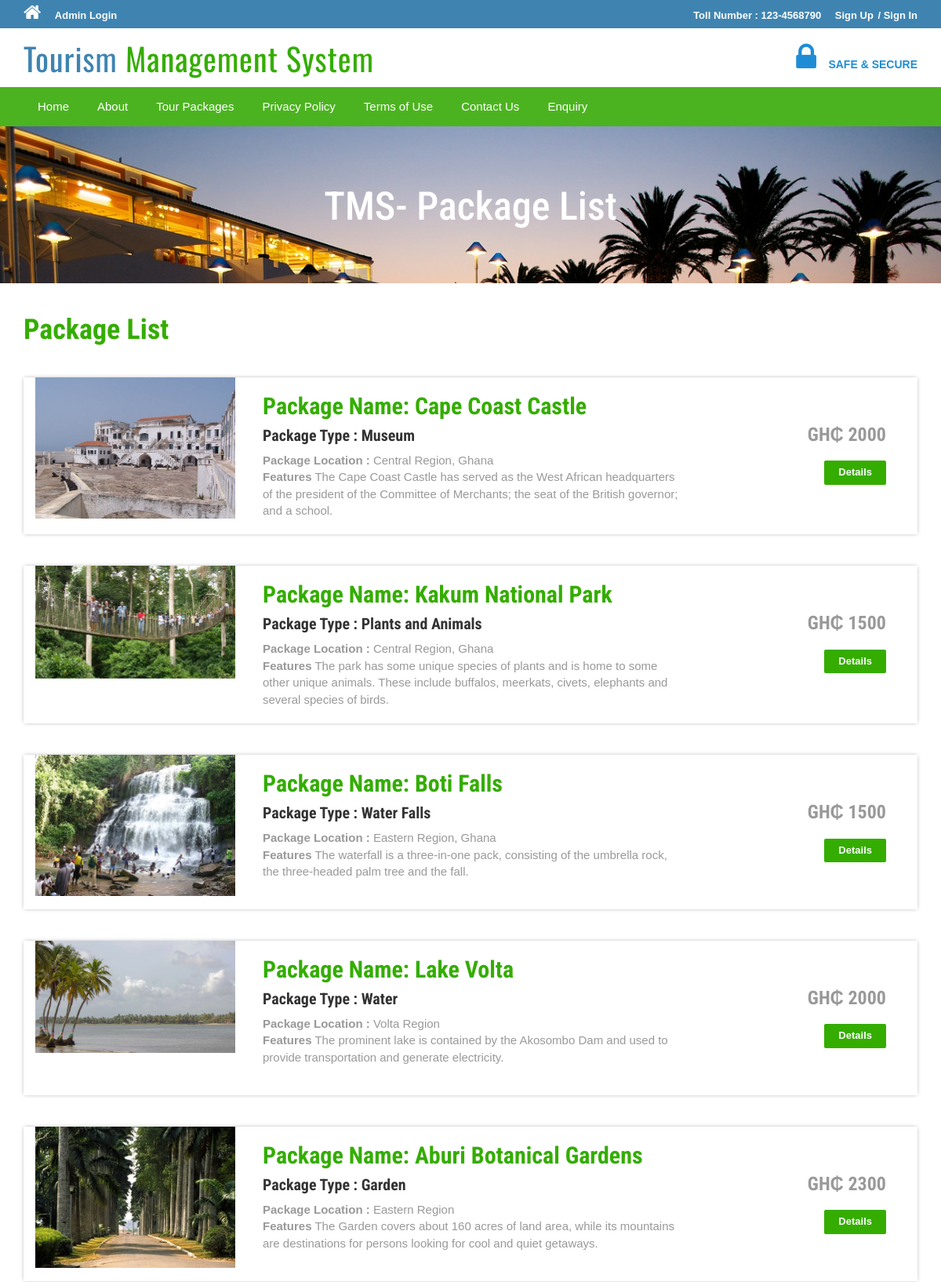
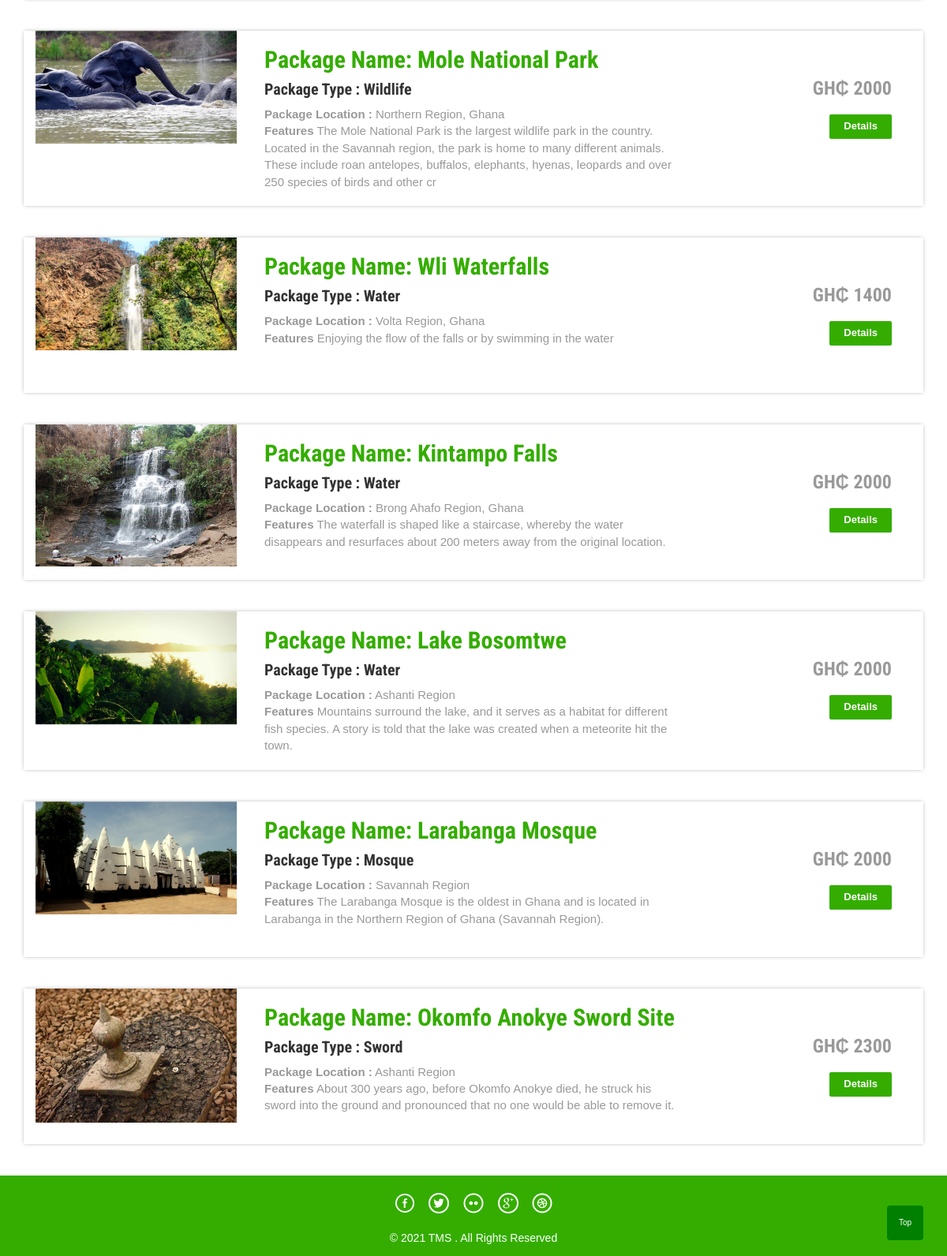
The app's page /package-list.php with its own data (2 pictures, top to bottom).
### tables this page shows
CREATE TABLE `tbltourpackages` (
  `PackageId` int(11) NOT NULL,
  `PackageName` varchar(200) DEFAULT NULL,
  `PackageType` varchar(150) DEFAULT NULL,
  `PackageLocation` varchar(100) DEFAULT NULL,
  `PackagePrice` int(11) DEFAULT NULL,
  `PackageFetures` varchar(255) DEFAULT NULL,
  `PackageDetails` mediumtext DEFAULT NULL,
  `PackageImage` varchar(100) DEFAULT NULL,
  `Creationdate` timestamp NULL DEFAULT current_timestamp(),
  `UpdationDate` timestamp NULL DEFAULT NULL ON UPDATE current_timestamp()
);

### package-list.php (the view, shortened to what this page needs)
<?php
include('includes/config.php');
?>
<!DOCTYPE HTML>
<html>
<head>
<link href="css/bootstrap.css" rel='stylesheet' type='text/css' />
<link href="css/style.css" rel='stylesheet' type='text/css' />
<link href="css/font-awesome.css" rel="stylesheet">
<link href="css/animate.css" rel="stylesheet" type="text/css" media="all">
</head>
<body>
<?php include('includes/header.php');?>
<div class="banner-3">
	<div class="container">
		<h1 class="wow zoomIn animated animated" data-wow-delay=".5s" style="visibility: visible; animation-delay: 0.5s; animation-name: zoomIn;"> TMS- Package List</h1>
	</div>
</div>
<div class="rooms">
	<div class="container">
		<div class="room-bottom">
			<h3>Package List</h3>
			<button onclick="topFunction()" id="myBtn" title="Go to top">Top</button>
<?php $sql = "SELECT * from tbltourpackages";
$query = $dbh->prepare($sql);
$query->execute();
$results=$query->fetchAll(PDO::FETCH_OBJ);
if($query->rowCount() > 0)
{
foreach($results as $result)
{?>
		   <div class="rom-btm">
				<div class="col-md-3 room-left wow fadeInLeft animated" data-wow-delay=".5s">
					<img src="admin/pacakgeimages/<?php echo htmlentities($result->PackageImage);?>" class="img-responsive" alt="">
				</div>
				<div class="col-md-6 room-midle wow fadeInUp animated" data-wow-delay=".5s">
					<h4>Package Name: <?php echo htmlentities($result->PackageName);?></h4>
					<h6>Package Type : <?php echo htmlentities($result->PackageType);?></h6>
					<p><b>Package Location :</b> <?php echo htmlentities($result->PackageLocation);?></p>
					<p><b>Features</b> <?php echo htmlentities($result->PackageFetures);?></p>
				</div>
				<div class="col-md-3 room-right wow fadeInRight animated" data-wow-delay=".5s">
					<h5>GH₵ <?php echo htmlentities($result->PackagePrice);?></h5>
					<a href="package-details.php?pkgid=<?php echo htmlentities($result->PackageId);?>" class="view">Details</a>
				</div>
				<div class="clearfix"></div>
			</div>
<?php }} ?>
		</div>
	</div>
</div>
<?php include('includes/footer.php');?>
</body>
</html>

### includes/header.php (shortened to what this page needs)
<?php if($_SESSION['login'])
{?>
<div class="top-header">
	<div class="container">
		<ul class="tp-hd-lft wow fadeInLeft animated" data-wow-delay=".5s">
			<li class="hm"><a href="index.html"><i class="fa fa-home"></i></a></li>
			<li class="prnt"><a href="profile.php">My Profile</a></li>
				<li class="prnt"><a href="change-password.php">Change Password</a></li>
			<li class="prnt"><a href="tour-history.php">My Tour History</a></li>
			<li class="prnt"><a href="issuetickets.php">Issue Tickets</a></li>
		</ul>
		<ul class="tp-hd-rgt wow fadeInRight animated" data-wow-delay=".5s">
			<li class="tol">Welcome :</li>
			<li class="sig"><?php echo htmlentities($_SESSION['login']);?></li>
			<li class="sigi"><a href="logout.php" >/ Logout</a></li>
        </ul>
		<div class="clearfix"></div>
	</div>
</div><?php } else {?>
<div class="top-header">
	<div class="container">
		<ul class="tp-hd-lft wow fadeInLeft animated" data-wow-delay=".5s">
			<li class="hm"><a href="index.php"><i class="fa fa-home"></i></a></li>
				<li class="hm"><a href="admin/index.php">Admin Login</a></li>
		</ul>
		<ul class="tp-hd-rgt wow fadeInRight animated" data-wow-delay=".5s">
			<li class="tol">Toll Number : 123-4568790</li>
			<li class="sig"><a href="#" data-toggle="modal" data-target="#myModal" >Sign Up</a></li>
			<li class="sigi"><a href="#" data-toggle="modal" data-target="#myModal4" >/ Sign In</a></li>
        </ul>
		<div class="clearfix"></div>
	</div>
</div>
<?php }?>
<div class="header">
	<div class="container">
		<div class="logo wow fadeInDown animated" data-wow-delay=".5s">
			<a href="index.php">Tourism <span>Management System</span></a>
		</div>
		<div class="lock fadeInDown animated" data-wow-delay=".5s">
			<li><i class="fa fa-lock"></i></li>
            <li><div class="securetxt">SAFE &amp; SECURE </div></li>
		</div>
		<div class="clearfix"></div>
	</div>
</div>
<div class="footer-btm wow fadeInLeft animated" data-wow-delay=".5s">
	<div class="container">
	<div class="navigation">
			<nav class="navbar navbar-default">
				<div class="collapse navbar-collapse nav-wil" id="bs-example-navbar-collapse-1">
					<nav class="cl-effect-1">
						<ul class="nav navbar-nav">
							<li><a href="index.php">Home</a></li>
							<li><a href="page.php?type=aboutus">About</a></li>
								<li><a href="package-list.php">Tour Packages</a></li>
								<li><a href="page.php?type=privacy">Privacy Policy</a></li>
								<li><a href="page.php?type=terms">Terms of Use</a></li>
								<li><a href="page.php?type=contact">Contact Us</a></li>
								<?php if($_SESSION['login'])
{?>
								<li>Need Help?<a href="#" data-toggle="modal" data-target="#myModal3"> / Write Us </a>  </li>
								<?php } else { ?>
								<li><a href="enquiry.php"> Enquiry </a>  </li>
								<?php } ?>
								<div class="clearfix"></div>
						</ul>
					</nav>
				</div>
			</nav>
		</div>
	</div>
</div>

### includes/footer.php
<div class="copy-right">
	<div class="container">
		<div class="footer-social-icons wow fadeInDown animated animated" data-wow-delay=".5s" style="visibility: visible; animation-delay: 0.5s; animation-name: fadeInDown;">
			<ul>
				<li><a class="facebook" href="#!"><span>Facebook</span></a></li>
				<li><a class="twitter" href="#!"><span>Twitter</span></a></li>
				<li><a class="flickr" href="#!"><span>Flickr</span></a></li>
				<li><a class="googleplus" href="#!"><span>Google+</span></a></li>
				<li><a class="dribbble" href="#!"><span>Dribbble</span></a></li>
			</ul>
		</div>
		<p class="wow zoomIn animated animated" data-wow-delay=".5s" style="visibility: visible; animation-delay: 0.5s; animation-name: zoomIn;">© 2021 TMS . All Rights Reserved </p>
	</div>
</div>

### css/style.css (style rules this page uses)
html, body { font-size: 100%; background: #fff; font-family: 'Open Sans', sans-serif; }
body a,.grid_1,plan_1,plan_1.one,plan_1.two,i.icon1, i.icon2, i.icon3, i.icon4, i.icon5, i.icon6 { transition:0.5s all; -webkit-transition:0.5s all; -moz-transition:0.5s all; -o-transition:0.5s all; -ms-transition:0.5s all; }
h1,h2,h3,h4,h5,h6 { margin:0; font-family: 'Roboto Condensed', sans-serif; }
p { margin:0; }
ul { margin:0; padding:0; }
.logo a { color: #3F84B1; letter-spacing: 1px; font-size: 2em; font-weight: 400; display: block; text-decoration: none; font-family: 'Oswald', sans-serif; }
.logo span { color:#34ad00; }
i.fa.fa-home { font-size: 24px; }
.top-header { background-color: #3F84B1; border-bottom: 0 none; height: 36px; line-height: 35px; }
ul.tp-hd-lft { float: left; }
ul.tp-hd-lft li { display: inline-block; }
li.hm,li.prnt { margin-right: 12px; }
ul.tp-hd-lft a { font-size: 13px; font-weight: 600; color:#fff; }
ul.tp-hd-rgt { float:right; }
ul.tp-hd-rgt li { display: inline-block; font-size: 13px; font-weight: 600; color:#fff; }
ul.tp-hd-rgt a { font-size: 13px; font-weight: 600; color:#fff; }
li.ned,li.wrt,li.tol { margin-right: 12px; }
.header { background-color: #fff; margin: 0; padding: 10px 0 8px; }
.logo a { display: block; }
.logo { float: left; margin-right: 60px; }
.lock { float: right; margin-top: 7px; }
.securetxt { color: #1f8dd6; line-height: 18px; margin-top: 0px; font-size: 14px; font-weight:600; }
.lock li { display: inline-block; }
i.fa.fa-lock { color:#1f8dd6; font-size: 2em; padding-right: 10px; }
.footer-btm li { display: inline-block; margin: 0 10px; font-size: 14px; color: #fff; }
.footer-btm li a { font-size: 15px; color: #fff; display: inline-block; padding: 5px 8px; }
.footer-btm { background:#4CB320; padding: 0.5em 0; text-align:center; }
.copy-right p { color:#fff; font-size:14px; line-height: 1.8em; }
.copy-right { background:#34ad00; text-align: center; padding: 0.5em 0; }
a.view { padding: 6px 18px; font-weight: 700; color: #fff; background-color: #34ad00; border: 0; font-size: 13px; border-radius: 2px; -webkit-transition: all .2s; -moz-transition: all .2s; transition: all .2s; margin-top: 20px; display: inline-block; }
.banner-3 { background: url(../images/6.jpg)no-repeat; background-size: cover; -webkit-background-size: cover; -o-background-size: cover; -ms-background-size: cover; -moz-background-size: cover; min-height:200px; }
.banner-3 h1 { font-size: 50px; margin-bottom: 40px; padding: 1.5em 0 0; text-align: center; color: #fff; }
.rom-btm { margin-top: 2em; box-shadow: 0px 0px 5px -1px rgba(0, 0, 0, 0.37); }
.room-bottom h3 { font-size: 1.8em; font-weight: 700; color: #34ad00; }
.room-bottom { padding: 2em 0; }
.rom-btm h4 { font-size: 1.5em; font-weight: 700; color: #34ad00; }
.rom-btm p { font-size: 15px; color: #999; }
.rom-btm h6 { font-size: 1em; font-weight: 700; margin: 0.5em 0; }
.room-right { text-align: right; padding: 3em 2em; }
.room-midle { padding: 1em; }
.rom-btm h5 { font-size: 1.2em; font-weight: 700; color: #999; }
.footer-social-icons ul li { display:inline-block; margin:0 0.2em; }
.footer-social-icons ul li a { width:30px; height:30px; background:url('../images/img-sprite.png') no-repeat 0px 0px; display:inline-block; position: relative; }
.footer-social-icons ul li a.facebook { background-position:0px 0px; }
.footer-social-icons ul li a.twitter { background-position:-30px 0px; }
.footer-social-icons ul li a.flickr { background-position:-60px 0px; }
.footer-social-icons ul li a.googleplus { background-position:-90px 0px; }
.footer-social-icons ul li a.dribbble { background-position:-120px 0px; }
.footer-social-icons { margin: 10px 0 10px; }
.navbar-default { background-color: #4CB320 !important; border-color: #4CB320 !important; }
.navbar { min-height: 0px !important; margin-bottom:0px !important; border-radius:0px !important; border: none !important; }
ul.nav.navbar-nav li a { font-size: 15px ; color: #fff; display: inline-block; padding: 5px 8px; }
.navbar-collapse { padding-right: 0px !important; padding-left: 0px !important; }

### package-list.php (style rules this page uses)
body { font-family: Arial, Helvetica, sans-serif; font-size: 20px; }
#myBtn { display: inline-block; position: fixed; bottom: 20px; right: 30px; z-index: 99; font-size: 10px; border: none; outline: none; transition: background-color .3s, opacity .5s, visibility .5s; background-color: green; color: white; cursor: pointer; padding: 15px; border-radius: 4px; }

### records on screen
tbltourpackages: PackageImage (picture), PackageName "Cape Coast Castle", PackageType "Museum", PackageLocation "Central Region, Ghana", PackageFetures "The Cape Coast Castle has served as the West African headquarters of the president of the Committee of Merchants; the seat of the British governor; and a school.", PackagePrice "2000"
tbltourpackages: PackageImage (picture), PackageName "Kakum National Park", PackageType "Plants and Animals", PackageLocation "Central Region, Ghana", PackageFetures "The park has some unique species of plants and is home to some other unique animals. These include buffalos, meerkats, civets, elephants and several species of birds.", PackagePrice "1500"
tbltourpackages: PackageImage (picture), PackageName "Boti Falls", PackageType "Water Falls", PackageLocation "Eastern Region, Ghana", PackageFetures "The waterfall is a three-in-one pack, consisting of the umbrella rock, the three-headed palm tree and the fall.", PackagePrice "1500"
tbltourpackages: PackageImage (picture), PackageName "Lake Volta", PackageType "Water", PackageLocation "Volta Region", PackageFetures "The prominent lake is contained by the Akosombo Dam and used to provide transportation and generate electricity.", PackagePrice "2000"
tbltourpackages: PackageImage (picture), PackageName "Aburi Botanical Gardens", PackageType "Garden", PackageLocation "Eastern Region", PackageFetures "The Garden covers about 160 acres of land area, while its mountains are destinations for persons looking for cool and quiet getaways.", PackagePrice "2300"
tbltourpackages: PackageImage (picture), PackageName "Mole National Park", PackageType "Wildlife", PackageLocation "Northern Region, Ghana", PackageFetures "The Mole National Park is the largest wildlife park in the country. Located in the Savannah region, the park is home to many different animals. These include roan antelopes, buffalos, elephants, hyenas, leopards and over 250 species of birds and other cr", PackagePrice "2000"
tbltourpackages: PackageImage (picture), PackageName "Wli Waterfalls", PackageType "Water", PackageLocation "Volta Region, Ghana", PackageFetures "Enjoying the flow of the falls or by swimming in the water", PackagePrice "1400"
tbltourpackages: PackageImage (picture), PackageName "Kintampo Falls", PackageType "Water", PackageLocation "Brong Ahafo Region, Ghana", PackageFetures "The waterfall is shaped like a staircase, whereby the water disappears and resurfaces about 200 meters away from the original location.", PackagePrice "2000"
tbltourpackages: PackageImage (picture), PackageName "Lake Bosomtwe", PackageType "Water", PackageLocation "Ashanti Region", PackageFetures "Mountains surround the lake, and it serves as a habitat for different fish species. A story is told that the lake was created when a meteorite hit the town.", PackagePrice "2000"
tbltourpackages: PackageImage (picture), PackageName "Larabanga Mosque", PackageType "Mosque", PackageLocation "Savannah Region", PackageFetures "The Larabanga Mosque is the oldest in Ghana and is located in Larabanga in the Northern Region of Ghana (Savannah Region).", PackagePrice "2000"
tbltourpackages: PackageImage (picture), PackageName "Okomfo Anokye Sword Site", PackageType "Sword", PackageLocation "Ashanti Region", PackageFetures "About 300 years ago, before Okomfo Anokye died, he struck his sword into the ground and pronounced that no one would be able to remove it.", PackagePrice "2300"
